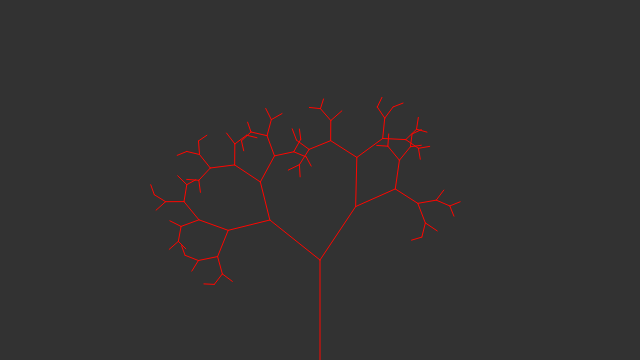
Frame 1 (no input)
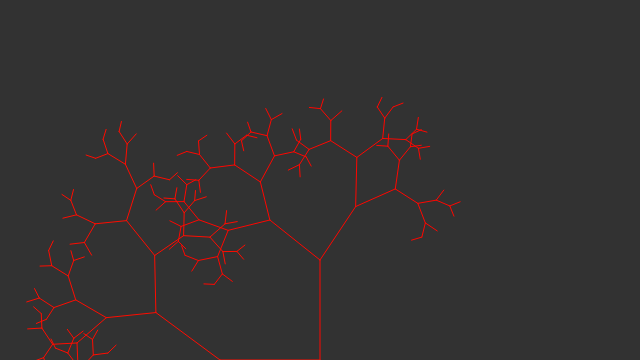
Frame 2 (the mouse pressed at the canvas centre, redrawn once)

The p5.js sketch that drew these frames (run headless with seeded random() and noise() and a simulated clock; the mouse was pressed at the canvas centre and the sketch redrawn once):

// p5.js sketch
// ── sketch.js
var myTurtle;
var frame = 0;

function setup() {
	// create a place to draw
	createCanvas(640, 360);
	myTurtle = new Turtle();
	background(50);
	colorMode(HSB, 255);
	noLoop();
}


//intersting things to note
// relative vs absolute positions
// angles
// relative vs absolute angle leads to nice complex curves turnLeft(i) vs turnTo(i)

function draw() {
	// clear the background
	// background(0, 0, 0);
	noFill();
	stroke(frameCount % 255, 255, 255);

	myTurtle.penUp();
	myTurtle.moveTo(320, 360);
	myTurtle.penDown();
	myTurtle.turnLeft(90);
	drawBranch(100);


}

function drawBranch(length) {
	if (length < 10) {
		return;
	}

	myTurtle.moveForward(length);

	myTurtle.pushState();
	myTurtle.turnLeft(random(30, 60));
	drawBranch(length * random(0.6, 0.8));
	myTurtle.popState();

	myTurtle.pushState();
	myTurtle.turnRight(random(30, 60));
	drawBranch(length * random(0.6, 0.8));
	myTurtle.popState();

}

function drawLeaf() {
	myTurtle.pushState();

	myTurtle.turnLeft(45);

	for (i = 0; i < 5; i++) {
		myTurtle.moveForward(3);
		myTurtle.turnLeft(18);
	}
	myTurtle.turnLeft(90);
	for (i = 0; i < 5; i++) {
		myTurtle.moveForward(3);
		myTurtle.turnLeft(18);
	}


	myTurtle.popState();



}

function interesting() {
	myTurtle.penUp();
	myTurtle.moveTo(320, 180);
	myTurtle.turnTo(0);
	myTurtle.penDown();

	var t = random(-10, 10);
	var t2 = random(-0.5, 0.5);
	var d = random(-5, 5);
	for (var i = 0; i < 100; i++) {
		stroke(255, 0, 0, dist(320, 180, myTurtle.x, myTurtle.y) * 0.5);
		myTurtle.moveForward(d);
		myTurtle.turnRight(t + i * t2);
	}
}



// Turtle
// Basic turtle graphics implementation:
// https://en.wikipedia.org/wiki/Turtle_graphics
// For more info on Javascript OOP:
// https://developer.mozilla.org/en-US/docs/Web/JavaScript/Introduction_to_Object-Oriented_JavaScript
//
// The turtle's coordinate system uses pixels for distance and degrees for rotations
// 0 degrees is straight right (east); positive degrees are counter-clockwise

// Turtle constructor
// takes optional x, y starting coordinates (default is center of sketch)
function Turtle(x, y) {
	// assign default values to x and y if they were not passed
	if (typeof x === "undefined") {
		x = width * 0.5;
	}
	if (typeof y === "undefined") {
		y = height * 0.5;
	}
	this.x = x;
	this.y = y;
	this.bearing = 0;
	this.isPenDown = true;
	this._stateStack = [];
}

// moveTo instantly transports the turtle to the provided x, y location, drawing a line if pen is down
Turtle.prototype.moveTo = function (newX, newY) {
	if (this.isPenDown) {
		line(this.x, this.y, newX, newY);
	}
	this.x = newX;
	this.y = newY;
};

// moveForward moves the turtle along its current bearing, drawing a line if pen is down
Turtle.prototype.moveForward = function (distance) {
	var newX = this.x + cos(this.bearing) * distance;
	var newY = this.y + sin(this.bearing) * distance;
	this.moveTo(newX, newY);
};

// moveBackward moves the turtle backward from its current bearing, drawing a line if pen is down
Turtle.prototype.moveBackward = function (distance) {
	this.moveForward(-distance);
};

// turnTo changes the turtle's bearing to the provided angle in degrees
Turtle.prototype.turnTo = function (positionDegrees) {
	this.bearing = radians(positionDegrees);
};

// turnRight rotates the turtle's bearing clockwise by the provided angle in degrees
Turtle.prototype.turnRight = function (amountDegrees) {
	this.bearing += radians(amountDegrees);
};

// turnRight rotates the turtle's bearing counter-clockwise by the provided angle in degrees
Turtle.prototype.turnLeft = function (amountDegrees) {
	this.bearing -= radians(amountDegrees);
};

// penUp tells the turtle to move without drawing
Turtle.prototype.penUp = function () {
	this.isPenDown = false;
};

// penDown tells the turtle to draw a line when it moves
Turtle.prototype.penDown = function () {
	this.isPenDown = true;
};

// pushState records the turtle's current state (position, bearing, etc.) to a stack so that changes can be undone easily
Turtle.prototype.pushState = function () {
	this._stateStack.push({
		x: this.x,
		y: this.y,
		bearing: this.bearing,
		isPenDown: this.isPenDown
	});
};

// popState restores the turtle's state to the top recorded state on the stack
Turtle.prototype.popState = function () {
	if (this._stateStack.length === 0) {
		console.error(
			"Turtle: No states left on stack. Make sure your calls to .pushState and .popState are ballanced."
		);
		return;
	}
	var state = this._stateStack.pop();
	this.x = state.x;
	this.y = state.y;
	this.bearing = state.bearing;
	this.isPenDown = state.isPenDown;
};
